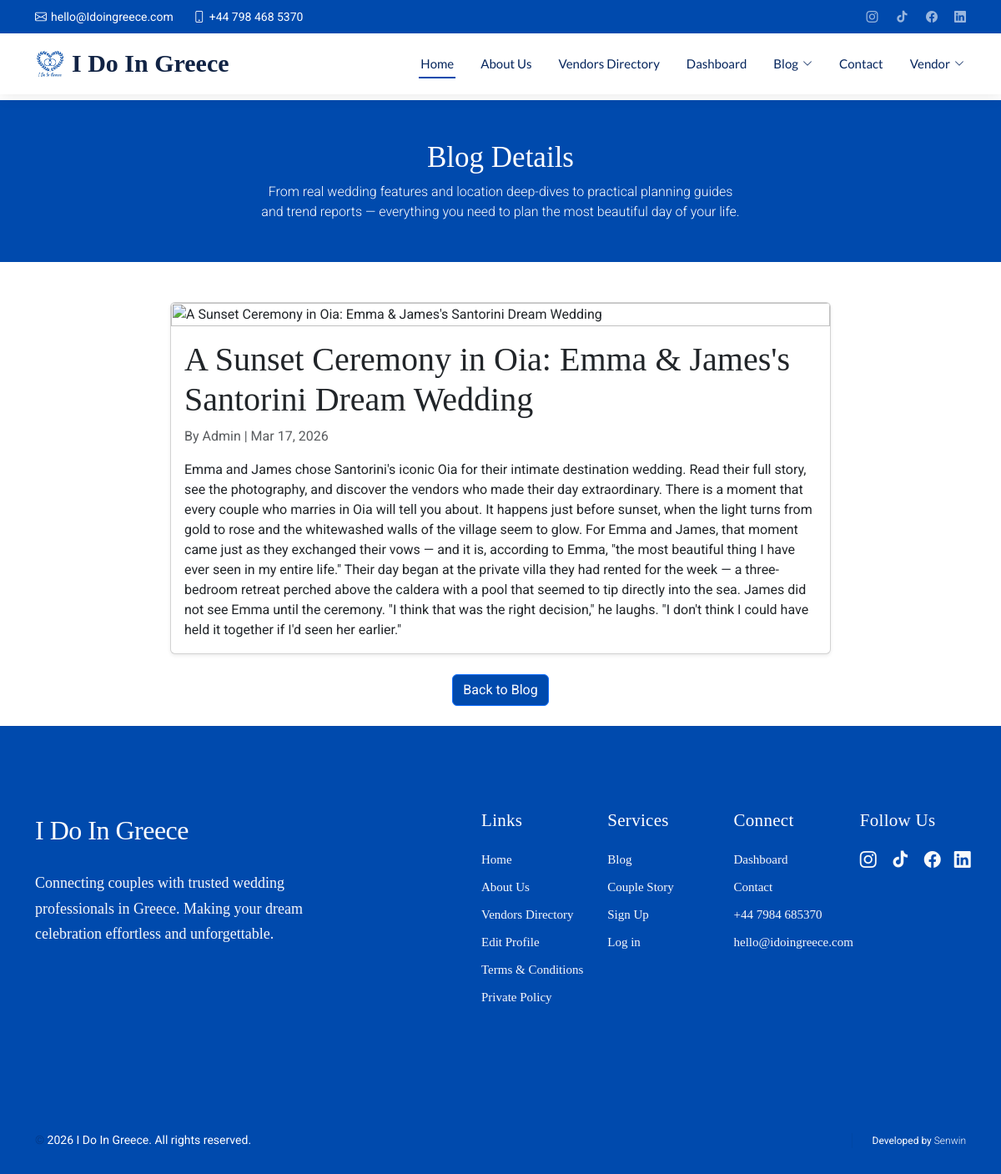
Page /blog/3/ on the committed database.
### idoingreece/models.py (models this page shows, shortened)
class BlogPost(models.Model):
    CATEGORY_CHOICES = [
        ('Real Weddings', 'Real Weddings'),
        ('Planning Guides', 'Planning Guides'),
        ('Inspiration', 'Inspiration'),
        ('Trends', 'Trends'),
        ('Vendor Spotlights', 'Vendor Spotlights'),
    ]
    title = models.CharField(max_length=200)
    content = models.TextField()
    image = CloudinaryField(folder='blog_images/', null=True, blank=True)
    publish_date = models.DateTimeField(auto_now_add=True)
    category = models.CharField(max_length=50, choices=CATEGORY_CHOICES, blank=True)
    author = models.CharField(max_length=100)
    class Meta:
        ordering = ['-publish_date']

### idoingreece/views.py (the view)
# urls.py: path('blog/<int:pk>/', views.blog_detail, name='blog_detail'),
def blog_detail(request, pk):
    post = get_object_or_404(BlogPost, pk=pk)
    return render(request, 'idoingreece/blog_detail.html', {'post': post})

### templates/idoingreece/blog_detail.html
{% extends "base.html" %}
{% load static %}
{% block content %}
<br><br><br>
<main class="main">
<div class="page-title py-5 mb-5" style="background-color: #004aad;">
  <div class="container text-white">
    <h1 class="display-4 text-white fw-bold text-center" style="font-size: 35px;">Blog Details</h1>
    <p class="lead mb-0 text-white text-center" style="font-size: 16px;">
     From real wedding features and location deep-dives to practical planning guides <br>and trend
    reports — everything you need to plan the most beautiful day of your life.
    </p>
  </div>
</div>
  <div class="row">
    <div class="col-lg-8 offset-lg-2">
      <div class="card shadow-sm mb-4">
        <img src="{{ post.image.url }}" class="card-img-top" alt="{{ post.title }}">
        <div class="card-body">
          <h1 class="card-title fw-bold">{{ post.title }}</h1>
          <p class="text-muted mb-3">By {{ post.author }} | {{ post.publish_date|date:"M d, Y" }}</p>
          <div class="card-text">
            {{ post.content }}
          </div>
        </div>
      </div>
        <div class="text-center">
        <a href="{% url 'blog' %}" class="btn btn-primary text-white" style="background-color: #004aad;">
            Back to Blog
        </a>
        </div>
    </div>
  </div>
</main><br>
{% endblock %}

### rows in the picture
BlogPost: title "A Sunset Ceremony in Oia: Emma & James's Santorini Dream Wedding", author "Admin", publish_date "Mar 17, 2026", content "Emma and James chose Santorini's iconic Oia for their intimate destination wedding. Read their full story, see the photography, and discover the vendors who made their day extraordinary. There is a moment that every couple who marries in Oia will tell you about. It happens just before sunset, when the light turns from gold to rose and the whitewashed walls of the village seem to glow. For Emma and James, that moment came just as they exchanged their vows — and it is, according to Emma, \"the most beautiful thing I have ever seen in my entire life.\" Their day began at the private villa they had rented for the week — a three-bedroom retreat perched above the caldera with a pool that seemed to…"
